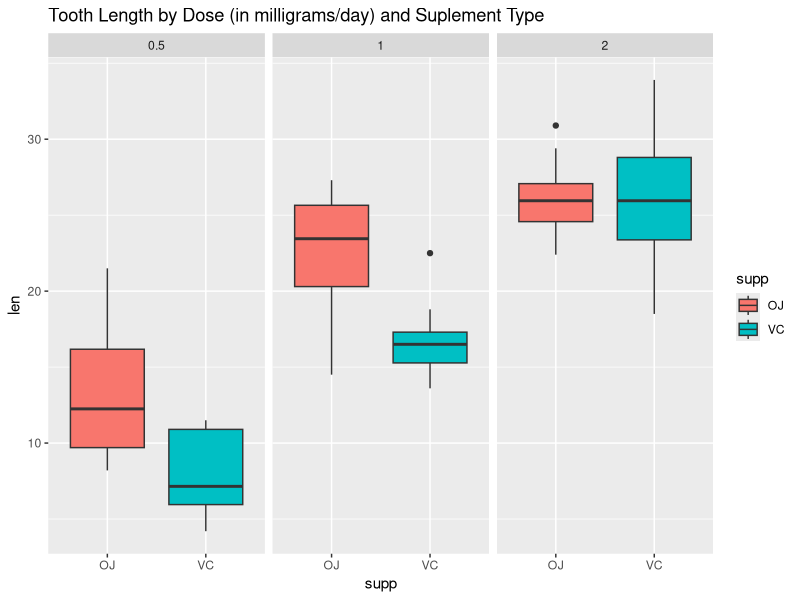

Generate this figure with R: (Note: this script raises an error after producing the figure.)
## ---- chunk 1
knitr::opts_chunk$set(echo = TRUE)
## ---- chunk 2
library(tidyverse)
library(ggplot2)
library(datasets)     
## ---- chunk 3
data(ToothGrowth)
head(ToothGrowth)
## ---- chunk 4
ggplot(data=ToothGrowth, aes(x= supp, y = len,fill = supp)) +
      geom_boxplot() +
      facet_grid(.~dose) +
      ggtitle("Tooth Length by Dose (in milligrams/day) and Suplement Type")
## ---- chunk 5
table(ToothGrowth$supp, ToothGrowth$dose)
## ---- chunk 6
str(ToothGrowth)
summary(ToothGrowth)
## ---- chunk 7
d.5 <- filter(ToothGrowth, dose == 0.5)
d1 <- filter(ToothGrowth, dose == 1)
d2 <- filter(ToothGrowth, dose == 2)
## ---- chunk 8
test.5 <- t.test(len ~ supp, paired = FALSE, var.equal = FALSE, data = d.5)
test.5
## ---- chunk 9
test1 <- t.test(len ~ supp, paired = FALSE, var.equal = FALSE, data = d1)
test1
## ---- chunk 10
test2 <- t.test(len ~ supp, paired = FALSE, var.equal = FALSE, data = d2)
test2
